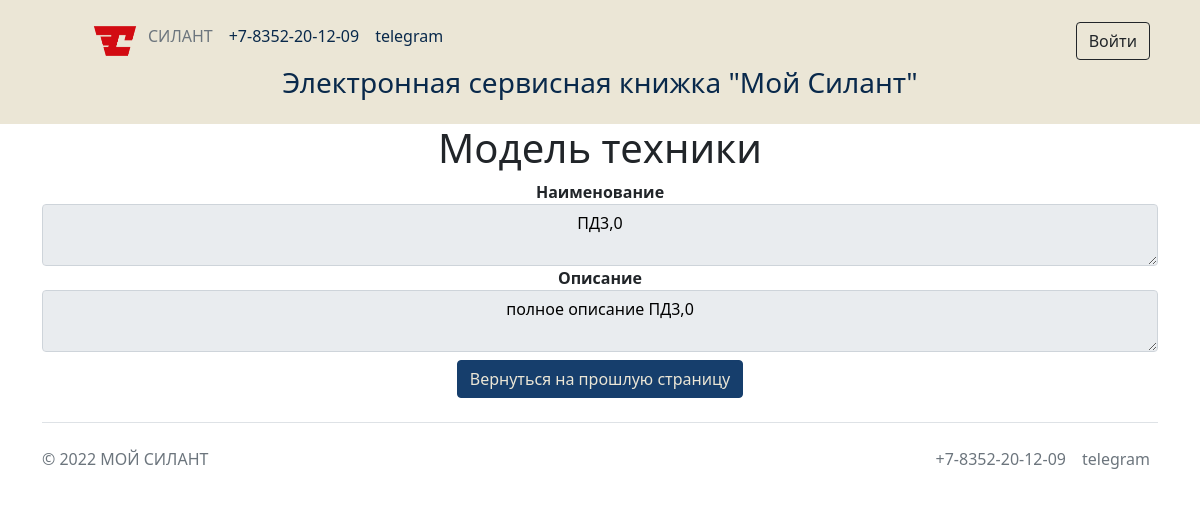
/cars/dictionary/techniqueModel/4/, run on an earlier commit of the app's database.
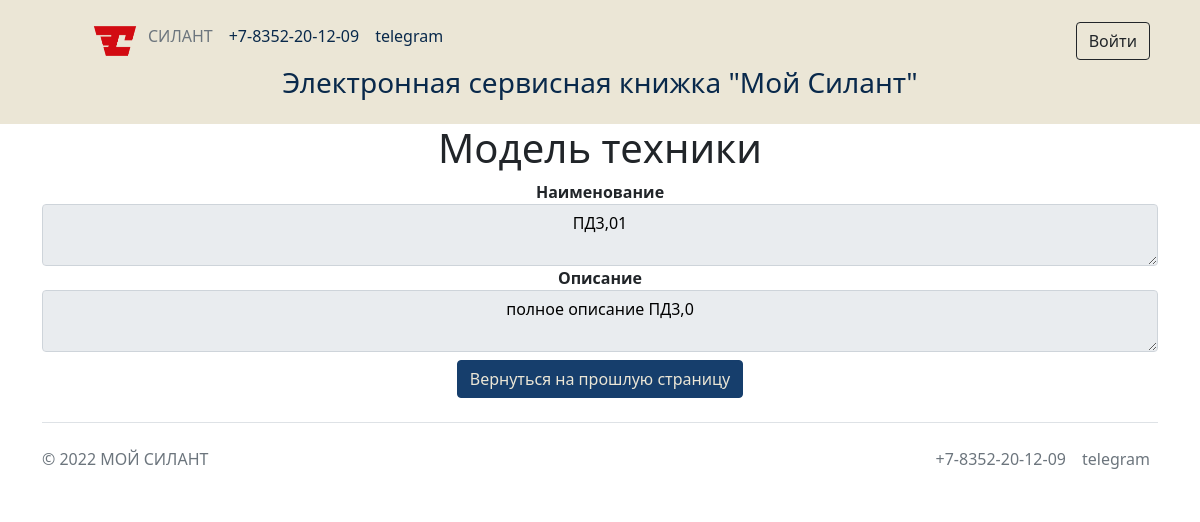
And on a later commit of the database.
### silant/models.py (models this page shows, shortened)
class Base_dictionary(models.Model):
    name = models.TextField(unique=True, verbose_name='Название')
    description = models.TextField(blank=True, verbose_name='Описание')
    class Meta:
        abstract = True

class Technique_model(Base_dictionary):
    class Meta:
        verbose_name = 'Модель техники'
        verbose_name_plural = 'Модели техники'

### silant/views.py (the view)
# urls.py: path('dictionary/<str:type>/<int:id>/', cardirectory),
def cardirectory (request, id, type): #Функция по форме отображения каждого справочника Модель
    if type == "techniqueModel":
        namegroup = 'Модель техники'
        item = Technique_model.objects.get(id=id)
    elif type == "engineModel":
        namegroup = 'Модель двигателя'
        item = Engine_model.objects.get(id=id)
    elif type == "transmissionModel":
        namegroup = 'Модель трансмиссии'
        item = Transmission_model.objects.get(id=id)
    elif type == "driveAxleModel":
        namegroup = 'Модель ведущего моста'
        item = Drive_axle_model.objects.get(id=id)
    elif type == "steerableAxleModel":
        namegroup = 'Модель управляемого моста'
        item = Steerable_axle_model.objects.get(id=id)
    elif type == "ServiceCompany":
        namegroup = 'Сервисная организация'
        item = Service_company.objects.get(id=id)
    return render(request, 'dictionary.html', {'item': item, 'namegroup' : namegroup, 'type' : type})

### templates/dictionary.html (shortened to what this page needs)
{% extends 'flatpages/default.html' %}
{% block content %}
<h1>{{namegroup}}</h1>
<form action="/cars/dictionary/save/" method="post" enctype="multipart/form-data">
    <div>
        <label>
            <b>Наименование</b>
        </label>
        {% if perms.silant.add_car %}
            <textarea name="name" maxlength="30" required="" id="id_name" class="form-control text-black text-center">{{ item.name }}</textarea>
        {% else %}
            <textarea name="name" maxlength="30" required="" id="id_name" class="form-control text-black text-center" disabled>{{ item.name }}</textarea>
        {% endif %}
    </div>
    <div>
        <label>
            <b>Описание</b>
        </label>
        {% if perms.silant.add_car %}
            <textarea name="description" maxlength="100" required="" id="id_description" class="form-control text-black text-center">{{ item.description }}</textarea>
        {% else %}
            <textarea name="description" maxlength="100" required="" id="id_description" class="form-control text-black text-center" disabled>{{ item.description }}</textarea>
        {% endif %}
    </div>
    <div>
        <a href="javascript:history.back()" class="btn btn-silant-blue">Вернуться на прошлую страницу</a>
    </div>
</form>
{% endblock content %}

What changed in the data, as far as the page shows it:
changed Technique_model "полное описание ПД3,0": name "ПД3,0" → "ПД3,01"
